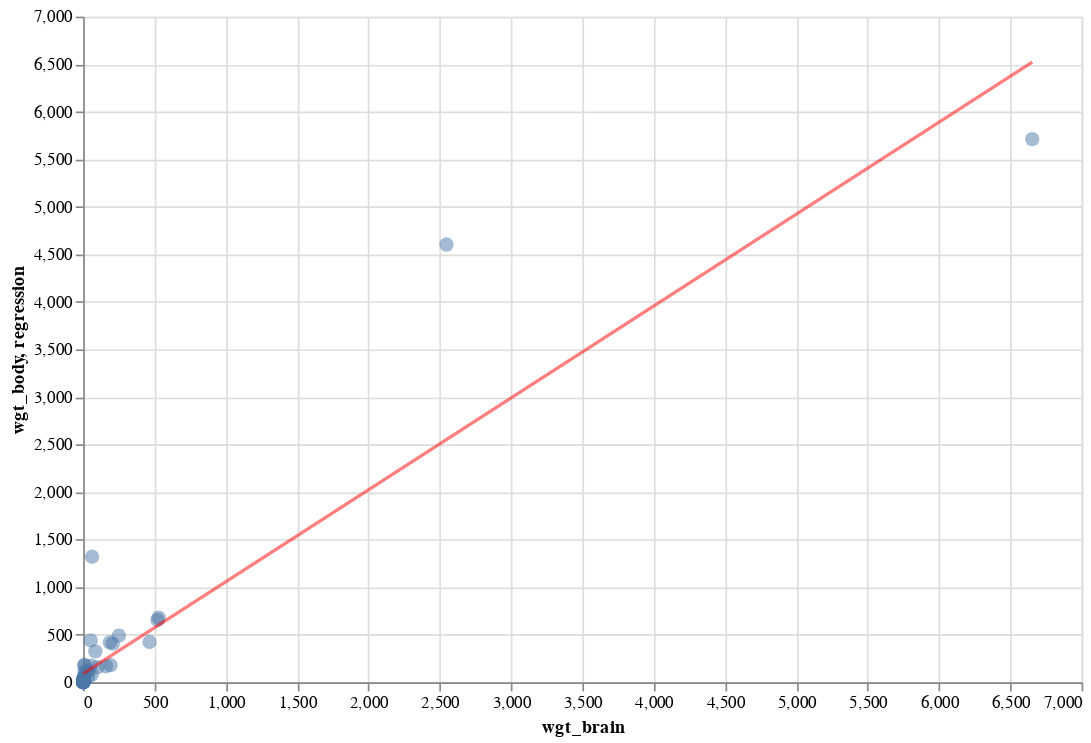

The notebook cell saved with this chart:
### Code cell
reg_line = alt.Chart(reg_df).mark_line(color="red", opacity=0.5).encode(
    x=alt.X("wgt_brain:Q"),
    y=alt.Y("regression:Q")
).properties(
    width=600,
    height=400
)
points + reg_line

### Figure 1 — Vega-Lite specification as saved in the notebook (floating-point values rounded to 4 significant figures)
{"$schema": "https://vega.github.io/schema/vega-lite/v3.4.0.json", "config": {"background": "white", "mark": {"tooltip": null}, "view": {"height": 300, "width": 400}}, "datasets": {"data-48846aca9b32b33836fb792fa73ab9d5": [{"wgt_body": 44.5, "wgt_brain": 3.385}, {"wgt_body": 15.5, "wgt_brain": 0.48}, {"wgt_body": 8.1, "wgt_brain": 1.35}, {"wgt_body": 423, "wgt_brain": 465}, {"wgt_body": 119.5, "wgt_brain": 36.33}, {"wgt_body": 115, "wgt_brain": 27.66}, {"wgt_body": 98.2, "wgt_brain": 14.83}, {"wgt_body": 5.5, "wgt_brain": 1.04}, {"wgt_body": 58, "wgt_brain": 4.19}, {"wgt_body": 6.4, "wgt_brain": 0.425}, {"wgt_body": 4, "wgt_brain": 0.101}, {"wgt_body": 5.7, "wgt_brain": 0.92}, {"wgt_body": 6.6, "wgt_brain": 1}, {"wgt_body": 0.14, "wgt_brain": 0.005}, {"wgt_body": 1, "wgt_brain": 0.06}, {"wgt_body": 10.8, "wgt_brain": 3.5}, {"wgt_body": 12.3, "wgt_brain": 2}, {"wgt_body": 6.3, "wgt_brain": 1.7}, {"wgt_body": 4603, "wgt_brain": 2547}, {"wgt_body": 0.3, "wgt_brain": 0.023}, {"wgt_body": 419, "wgt_brain": 187.1}, {"wgt_body": 655, "wgt_brain": 521}, {"wgt_body": 3.5, "wgt_brain": 0.785}, {"wgt_body": 115, "wgt_brain": 10}, {"wgt_body": 25.6, "wgt_brain": 3.3}, {"wgt_body": 5, "wgt_brain": 0.2}, {"wgt_body": 17.5, "wgt_brain": 1.41}, {"wgt_body": 680, "wgt_brain": 529}, {"wgt_body": 406, "wgt_brain": 207}, {"wgt_body": 325, "wgt_brain": 85}, {"wgt_body": 12.3, "wgt_brain": 0.75}, {"wgt_body": 1320, "wgt_brain": 62}, {"wgt_body": 5712, "wgt_brain": 6654}, {"wgt_body": 3.9, "wgt_brain": 3.5}, {"wgt_body": 179, "wgt_brain": 6.8}, {"wgt_body": 56, "wgt_brain": 35}, {"wgt_body": 17, "wgt_brain": 4.05}, {"wgt_body": 1, "wgt_brain": 0.12}, {"wgt_body": 0.4, "wgt_brain": 0.023}, {"wgt_body": 0.25, "wgt_brain": 0.01}, {"wgt_body": 12.5, "wgt_brain": 1.4}, {"wgt_body": 490, "wgt_brain": 250}, {"wgt_body": 12.1, "wgt_brain": 2.5}, {"wgt_body": 175, "wgt_brain": 55.5}, {"wgt_body": 157, "wgt_brain": 100}, {"wgt_body": 440, "wgt_brain": 52.16}, {"wgt_body": 179.5, "wgt_brain": 10.55}, {"wgt_body": 2.4, "wgt_brain": 0.55}, {"wgt_body": 81, "wgt_brain": 60}, {"wgt_body": 21, "wgt_brain": 3.6}, {"wgt_body": 39.2, "wgt_brain": 4.288}, {"wgt_body": 1.9, "wgt_brain": 0.28}, {"wgt_body": 1.2, "wgt_brain": 0.075}, {"wgt_body": 3, "wgt_brain": 0.122}, {"wgt_body": 0.33, "wgt_brain": 0.048}, {"wgt_body": 180, "wgt_brain": 192}, {"wgt_body": 25, "wgt_brain": 3}, {"wgt_body": 169, "wgt_brain": 160}, {"wgt_body": 2.6, "wgt_brain": 0.9}, {"wgt_body": 11.4, "wgt_brain": 1.62}, {"wgt_body": 2.5, "wgt_brain": 0.104}, {"wgt_body": 50.4, "wgt_brain": 4.235}], "data-badc82eaad18cd8b49905394734fc96d": [{"regression": 91.01, "wgt_brain": 0.005}, {"regression": 6522.0, "wgt_brain": 6654}]}, "layer": [{"data": {"name": "data-48846aca9b32b33836fb792fa73ab9d5"}, "encoding": {"x": {"field": "wgt_brain", "type": "quantitative"}, "y": {"field": "wgt_body", "type": "quantitative"}}, "height": 400, "mark": {"opacity": 0.5, "size": 75, "type": "circle"}, "width": 600}, {"data": {"name": "data-badc82eaad18cd8b49905394734fc96d"}, "encoding": {"x": {"field": "wgt_brain", "type": "quantitative"}, "y": {"field": "regression", "type": "quantitative"}}, "height": 400, "mark": {"color": "red", "opacity": 0.5, "type": "line"}, "width": 600}]}
